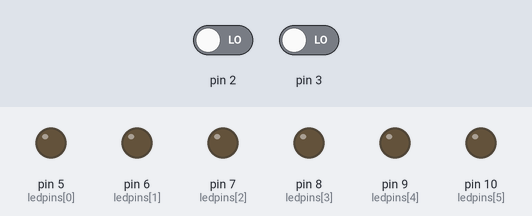
A sketch run on a simulated Arduino Uno, built with avr-gcc and run on an emulated ATmega328P. Shown: output pins drawn as LEDs (lit = HIGH). Dashed ring = blinking. The inputs (shaded band) are chosen by the test bench; at power-on: pin 2 LOW, pin 3 LOW.

Above: at 1.2 s.
1.3 s: pin 2 driven HIGH
At 1.5 s:
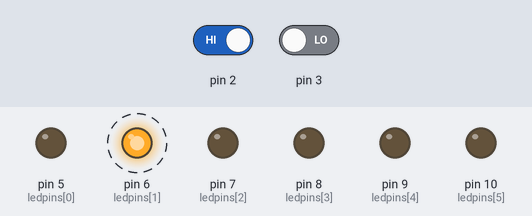
At 1.9 s:
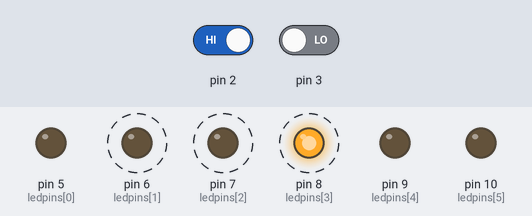
4.3 s: pin 3 driven HIGH
At 4.6 s:
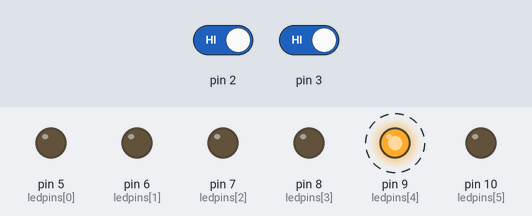
Timing chart, 0 to 13.3 s (numbered marks = the images above; inputs shaded):
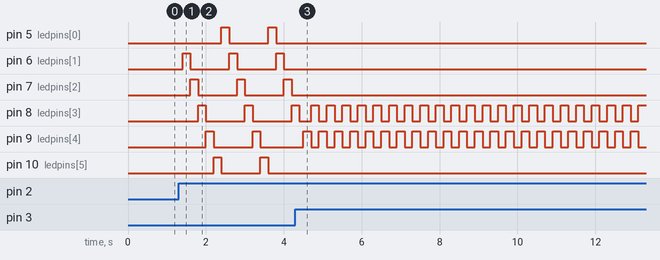

Measured:
- after the input at 1.3 s, pin 5 (ledpins[0]): alternates HIGH for 0.20 s and LOW for 1.0 s, starting after 1.1 s; pin 6 (ledpins[1]): alternates HIGH for 0.20 s and LOW for 1.0 s, starting after 0.10 s
- after the input at 4.3 s, pin 5 (ledpins[0]), pin 6 (ledpins[1]), pin 7 (ledpins[2]), pin 10 (ledpins[5]): stops changing and stays LOW; pin 9 (ledpins[4]): alternates HIGH for 0.20 s and LOW for 0.20 s, starting after 0.20 s

The sketch:

Nomor_5.ino
```cpp
//Ramah Rinaldi Ruslan - 6702190006
int ledpins[]={5,6,7,8,9,10};
int i=0;
int val=0;
int state=0;
int val1=0;
int state1=0;
int old_val=0;
int old_val1=0;

void setup()
{
  for(int i=0; i<6; i++)
  pinMode(ledpins[i], OUTPUT);
  pinMode(2, INPUT);
  pinMode(3,INPUT);
}

void loop()
{
  val=digitalRead(2);
  val1=digitalRead(3);

  if((val==HIGH) && (old_val==LOW)){
    state=1-state;
  delay(100);
  }
  old_val=val;

  if((val1==HIGH) && (old_val1==LOW)){
    state1=1-state1;
  delay(100);
  }
  old_val1=val1;

  if (state==1)
{
  i++;
  while(i==6){i=0;}
  Serial.println(i);
  digitalWrite(ledpins[i],HIGH);
  delay(200);
  digitalWrite(ledpins[i],LOW);
}

if (state1==1)
{
  while(i==0){i=6;}
  Serial.println(i);
  i--;
  digitalWrite(ledpins[i],HIGH);
  delay(200);
  digitalWrite(ledpins[i],LOW);
}
}
```
